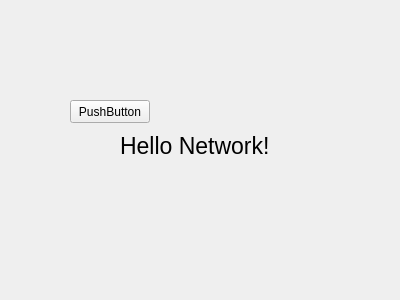
<?xml version="1.0" encoding="UTF-8"?>
<ui version="4.0">
 <class>ExampleDialog</class>
 <widget class="QWidget" name="ExampleDialog">
  <property name="geometry">
   <rect>
    <x>0</x>
    <y>0</y>
    <width>400</width>
    <height>300</height>
   </rect>
  </property>
  <property name="windowTitle">
   <string>Form</string>
  </property>
  <widget class="QLabel" name="label">
   <property name="geometry">
    <rect>
     <x>120</x>
     <y>130</y>
     <width>201</width>
     <height>31</height>
    </rect>
   </property>
   <property name="font">
    <font>
     <pointsize>17</pointsize>
    </font>
   </property>
   <property name="text">
    <string>Hello Network!</string>
   </property>
  </widget>
  <widget class="QPushButton" name="pushButton">
   <property name="geometry">
    <rect>
     <x>70</x>
     <y>100</y>
     <width>80</width>
     <height>23</height>
    </rect>
   </property>
   <property name="text">
    <string>PushButton</string>
   </property>
  </widget>
 </widget>
 <resources/>
 <connections/>
</ui>
